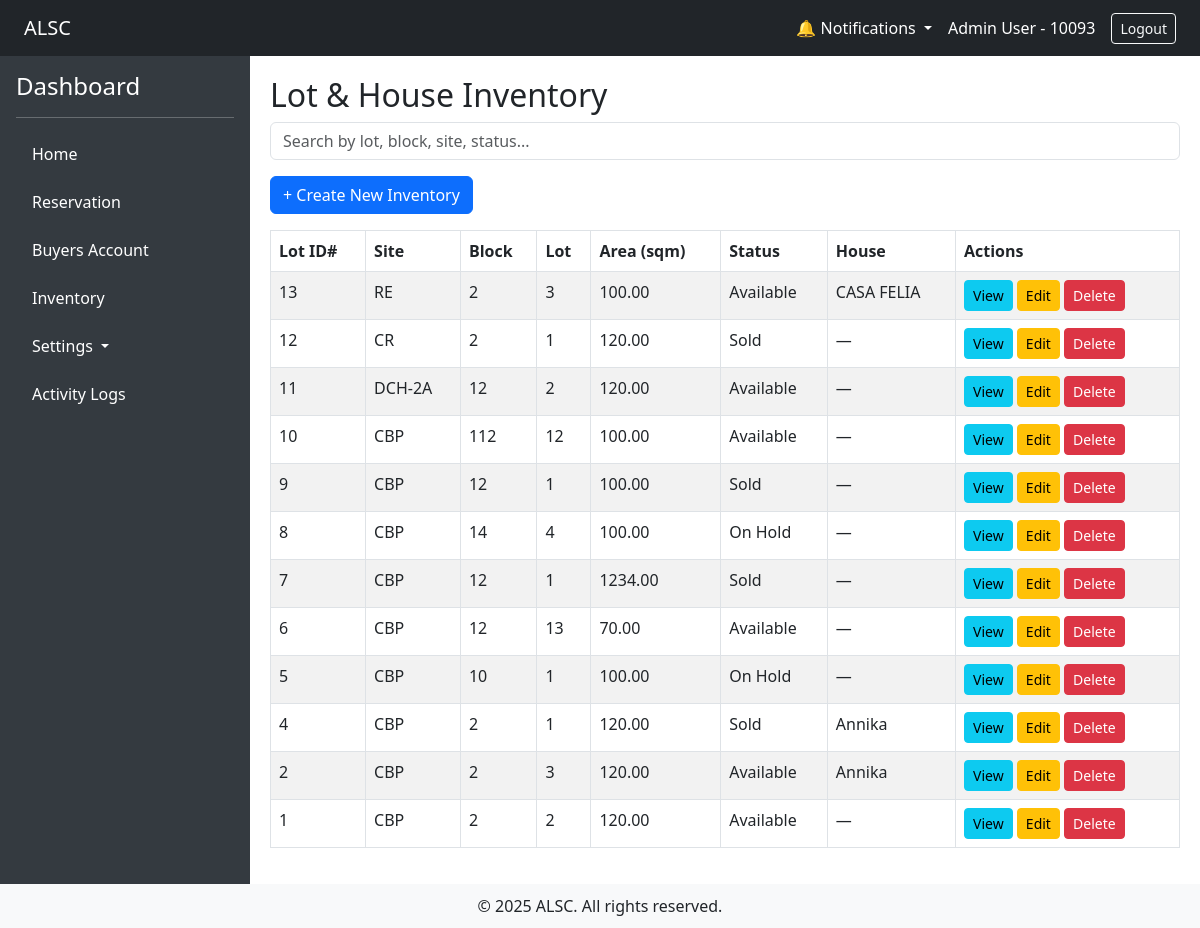
The page /?url=inventory/index (signed in) on the database as committed earlier.
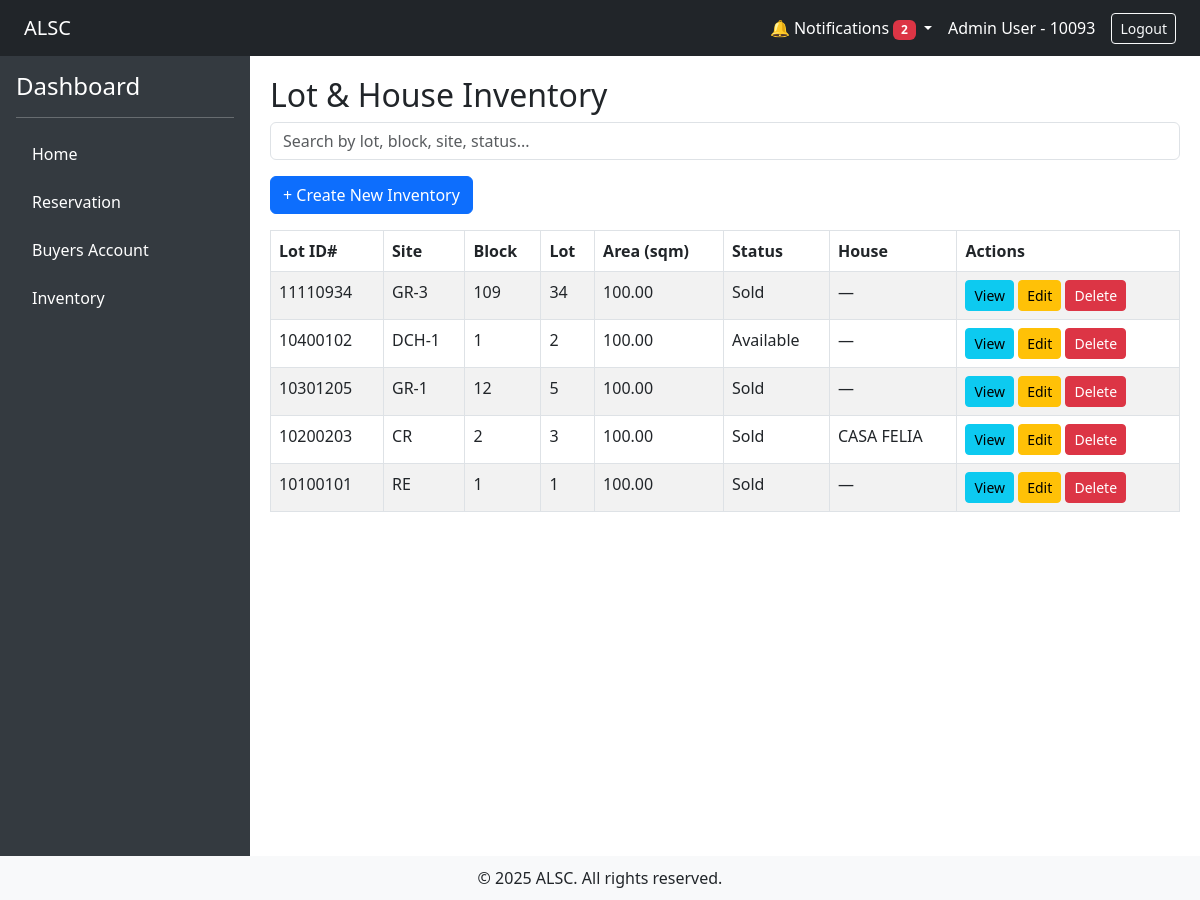
The same page on the database as committed later.
### tables this page shows
CREATE TABLE `houses` (
  `id` int(11) NOT NULL,
  `lot_id` int(11) NOT NULL,
  `model` varchar(100) DEFAULT NULL,
  `floor_area` decimal(10,2) DEFAULT NULL,
  `price_per_sqm` decimal(10,2) DEFAULT NULL,
  `status` varchar(50) DEFAULT NULL,
  `unit_status` varchar(50) DEFAULT NULL,
  `house_type` smallint(6) DEFAULT NULL,
  `remarks` text DEFAULT NULL
);

CREATE TABLE `lots` (
  `id` int(11) NOT NULL,
  `site_id` smallint(6) DEFAULT NULL,
  `block` smallint(6) DEFAULT NULL,
  `lot` smallint(6) DEFAULT NULL,
  `lot_area` decimal(10,2) DEFAULT NULL,
  `price_per_sqm` decimal(10,2) DEFAULT NULL,
  `status` varchar(50) DEFAULT NULL,
  `remarks` text DEFAULT NULL,
  `title` varchar(255) DEFAULT NULL,
  `title_owner` varchar(255) DEFAULT NULL,
  `previous_owner` varchar(255) DEFAULT NULL,
  `created_at` timestamp NOT NULL DEFAULT current_timestamp()
);

### app/controllers/inventory_controller.php (called while the page is built, shortened)
<?php
require_once __DIR__ . '/../models/Projects.php';
require_once __DIR__ . '/../models/Lot.php';
require_once __DIR__ . '/../core/Controller.php';
class Inventory extends Controller
{
    public function index()
    {
        $search = $_GET['q'] ?? '';
        $lots = Lot::search($search);
        $projects = Projects::all();
        return $this->view('inventory/index', ['inventory' => $lots,'projects'=> $projects]);
    }
}

### app/core/App.php (called while the page is built, shortened)
<?php
class App
{
    protected $method = 'index';
    public function __construct()
    {
        $url = $this->parseUrl();
        if ($url) {
            if (file_exists(__DIR__ . '/../controllers/' . $url[0] . '_controller.php')) {
                unset($url[0]);
            }
        }
        $this->controller = new $this->controller;
        if (isset($url[1])) {
            if (method_exists($this->controller, $url[1])) {
                $this->method = $url[1];
                unset($url[1]);
            }else $this->method = "notfound";
        }
        $this->params = $url ? array_values($url) : [];
        call_user_func_array([$this->controller, $this->method], $this->params);
    }
    public function parseUrl()
    {
        if (isset($_GET['url'])) {
            return explode('/', filter_var(rtrim($_GET['url'], '/'), FILTER_SANITIZE_URL));
        }
    }
}

### index.php (called while the page is built, shortened)
<?php
require_once './app/init.php';
$app = new App;

### app/config/Connection.php (called while the page is built, shortened)
<?php
class Connection
{
    private static $instance;
    private $conn;
    public function __construct()
    {
        try {
            $dbh = "mysql:host=". DB_HOST .";dbname=". DB_NAME ;
            $this->conn = new PDO($dbh, DB_USER , DB_PASS);
            $this->conn->setAttribute(PDO::ATTR_ERRMODE, PDO::ERRMODE_EXCEPTION);
        } catch (PDOException $e) {
            echo "Connection failed: " . $e->getMessage();
        }
    }
    public static function getInstance()
    {
        if (!self::$instance) {
            self::$instance = new Connection();
        }
        return self::$instance;
    }
    public function getConnection()
    {
        return $this->conn;
    }
}

### app/models/Lot.php (called while the page is built, shortened)
<?php
require_once __DIR__ . '/../core/Model.php';
class Lot extends Model
{
    public static function search($query)
    {
        $instance = new static();
        $sql = "
            SELECT l.*, h.model AS house_model
            FROM lots l
            LEFT JOIN houses h ON h.lot_id = l.id
            WHERE CONCAT(l.block, ' ', l.lot, ' ', l.status, ' ', l.site_id) LIKE ?
            ORDER BY l.id DESC
            LIMIT 100
        ";
        $stmt = $instance->db->prepare($sql);
        $stmt->execute(['%' . $query . '%']);
        return $stmt->fetchAll(PDO::FETCH_OBJ);
    }
}

### app/core/Model.php (called while the page is built, shortened)
<?php
class Model
{
    public function __construct()
    {
        $this->db = Connection::getInstance()->getConnection();
    }
}

### app/models/Projects.php (called while the page is built, shortened)
<?php
require_once __DIR__ . '/../core/Model.php';
class Projects extends Model
{
    public static function all()
    {
        $instance = new static();
        $stmt = $instance->db->prepare("SELECT * FROM {$instance->table}");
        $stmt->execute();
        return $stmt->fetchAll(\PDO::FETCH_OBJ);
    }
}

### app/init.php (called while the page is built, shortened)
<?php
require_once 'config/Connection.php';
require_once 'core/App.php';
require_once 'core/Controller.php';
require_once 'helpers/activity_helper.php';
require_once 'helpers/notif_helper.php';
require_once 'helpers/auth_helper.php';
function url($path = '')
{
    $base = rtrim('/alsc_app', '/');
    $path = ltrim($path, '/');
    return $base . '/?url=' . $path;
}

### app/helpers/auth_helper.php (called while the page is built, shortened)
<?php
require_once __DIR__ . '/../models/PermissionRole.php';
function can($permission)
{
    if (!isset($_SESSION['user']['permissions'])) {
        $role_id = $_SESSION['user']['role_id'];
        $permissionObjects = PermissionRole::getPermissionsForRole($role_id);
    }
    return in_array($permission, $_SESSION['user']['permissions']);
}

### app/models/PermissionRole.php (called while the page is built, shortened)
<?php
require_once __DIR__ . '/../core/Model.php';
class PermissionRole extends Model
{
    public static function getPermissionsForRole($role_id)
    {
        $instance = new static();
        $stmt = $instance->db->prepare("
            SELECT p.* FROM permissions p
            JOIN permission_role pr ON p.id = pr.permission_id
            WHERE pr.role_id = ?
        ");
        $stmt->execute([$role_id]);
        return $stmt->fetchAll(\PDO::FETCH_OBJ);
    }
}

### app/helpers/activity_helper.php (called while the page is built, shortened)
<?php
function current_user_id() {
    return $_SESSION['user']['employee_id'] ?? null;
}

### app/helpers/notif_helper.php (called while the page is built, shortened)
<?php
require_once __DIR__ . '/../core/Model.php';
class Notification extends Model {
    public static function unread($user_id) {
        $instance = new static();
        $stmt = $instance->db->prepare("SELECT * FROM notifications WHERE user_id = ? AND is_read = 0 ORDER BY created_at DESC");
        $stmt->execute([$user_id]);
        return $stmt->fetchAll(PDO::FETCH_OBJ);
    }
}

### app/views/inventory/index.php (the view, shortened to what the changed rows need)
<h2>Lot & House Inventory</h2>
<table class="table table-bordered table-striped">
    <thead>
        <tr>
            <th>Lot ID#</th>
            <th>Site</th>
            <th>Block</th>
            <th>Lot</th>
            <th>Area (sqm)</th>
            <th>Status</th>
            <th>House</th>
            <th>Actions</th>
        </tr>
    </thead>
    <tbody>
        <?php if (!empty($inventory)): ?>
            <?php
            $projectAcronyms = [];
            foreach ($projects as $project) {
                $projectAcronyms[$project->c_code] = $project->c_acronym;
            }
            ?>
            <?php foreach ($inventory as $item): ?>
                <tr>
                    <td><?= $item->id ?></td>
                    <td><?= $projectAcronyms[$item->site_id] ?? $item->site_id ?></td>
                    <td><?= $item->block ?></td>
                    <td><?= $item->lot ?></td>
                    <td><?= $item->lot_area ?></td>
                    <td><?= $item->status ?></td>
                    <td><?= $item->house_model ?? '—' ?></td>
                    <td>
                        <a href="<?= url('inventory/manage/' . $item->id) ?>" class="btn btn-sm btn-info">View</a>
                        <a href="<?= url('inventory/manage/' . $item->id) ?>" class="btn btn-sm btn-warning">Edit</a>
                        <a href="<?= url('inventory/delete_lot/' . $item->id) ?>" class="btn btn-sm btn-danger" onclick="return confirm('Are you sure you want to delete this lot?')">Delete</a>
                    </td>
                </tr>
            <?php endforeach; ?>
        <?php else: ?>
            <tr><td colspan="8">No inventory records found.</td></tr>
        <?php endif; ?>
    </tbody>
</table>

### app/views/layouts/main.php (shortened to what the changed rows need)
<!DOCTYPE html>
<html lang="en">
<head>
    <link href="https://cdn.jsdelivr.net/npm/bootstrap@5.3.0/dist/css/bootstrap.min.css" rel="stylesheet">
</head>
<body>
<div class="d-flex flex-column">
    <nav class="navbar navbar-expand-lg navbar-dark bg-dark px-4">
        <div class="ms-auto d-flex align-items-center">
            <?php
            $notifications = Notification::unread(current_user_id());
            $unreadCount = count($notifications);
            ?>
            <div class="nav-item dropdown me-3">
                <a class="nav-link dropdown-toggle text-white" href="#" role="button" data-bs-toggle="dropdown">
                    🔔 Notifications
                    <?php if ($unreadCount > 0): ?>
                        <span class="badge bg-danger" id="unreadCount"><?= $unreadCount ?></span>
                    <?php endif; ?>
                </a>
            </div>
        </div>
    </nav>
    <div class="d-flex">
        <div class="sidebar p-3">
            <ul class="nav flex-column">
                <?php if (can('manage_users') || can('manage_permissions') || can('manage_roles')): ?>
                    <li class="nav-item dropdown mb-2">
                        <a class="nav-link dropdown-toggle text-white" href="#" id="navbarDropdown" role="button" data-bs-toggle="dropdown" aria-expanded="false">
                            <i class="bi bi-gear-fill"></i> Settings
                        </a>
                    </li>
                <?php endif; ?>
                <?php if (can('view_logs')): ?>
                    <li class="nav-item mb-2">
                        <a href="<?= url('logs/index') ?>" class="nav-link">Activity Logs</a>
                    </li>
                <?php endif; ?>
            </ul>
        </div>
        <div class="content w-100">
            <?php echo $content; ?>
        </div>
    </div>
</div>
</body>
</html>

Rows that differ between the two databases and show on the page:
removed lots: id "12", site "CR", block "2", lot "1", lot_area "120.00", status "Sold", house_model "—"
removed lots: id "11", site "DCH-2A", block "12", lot "2", lot_area "120.00", status "Available", house_model "—"
removed lots: id "10", site "CBP", block "112", lot "12", lot_area "100.00", status "Available", house_model "—"
removed lots: id "9", site "CBP", block "12", lot "1", lot_area "100.00", status "Sold", house_model "—"
removed lots: id "8", site "CBP", block "14", lot "4", lot_area "100.00", status "On Hold", house_model "—"
removed lots: id "7", site "CBP", block "12", lot "1", lot_area "1234.00", status "Sold", house_model "—"
removed lots: id "6", site "CBP", block "12", lot "13", lot_area "70.00", status "Available", house_model "—"
removed lots: id "5", site "CBP", block "10", lot "1", lot_area "100.00", status "On Hold", house_model "—"
removed houses: lot "4", lot.site_id "CBP", lot.block "2", lot.lot "1", lot.lot_area "120.00", lot.status "Sold", model "Annika"
removed houses: lot "2", lot.site_id "CBP", lot.block "2", lot.lot "3", lot.lot_area "120.00", lot.status "Available", model "Annika"
removed lots: id "1", site "CBP", block "2", lot "2", lot_area "120.00", status "Available", house_model "—"
added lots: id "11110934", site "GR-3", block "109", lot "34", lot_area "100.00", status "Sold", house_model "—"
added lots: id "10400102", site "DCH-1", block "1", lot "2", lot_area "100.00", status "Available", house_model "—"
added lots: id "10301205", site "GR-1", block "12", lot "5", lot_area "100.00", status "Sold", house_model "—"
changed houses "CASA FELIA": lot "13" → "10200203"; lot.site_id "RE" → "CR"; lot.status "Available" → "Sold"
added lots: id "10100101", site "RE", block "1", lot "1", lot_area "100.00", status "Sold", house_model "—"
Other text that changed with them:
$unreadCount: (not shown) → "2"
text no longer shown: "Settings Activity Logs"
